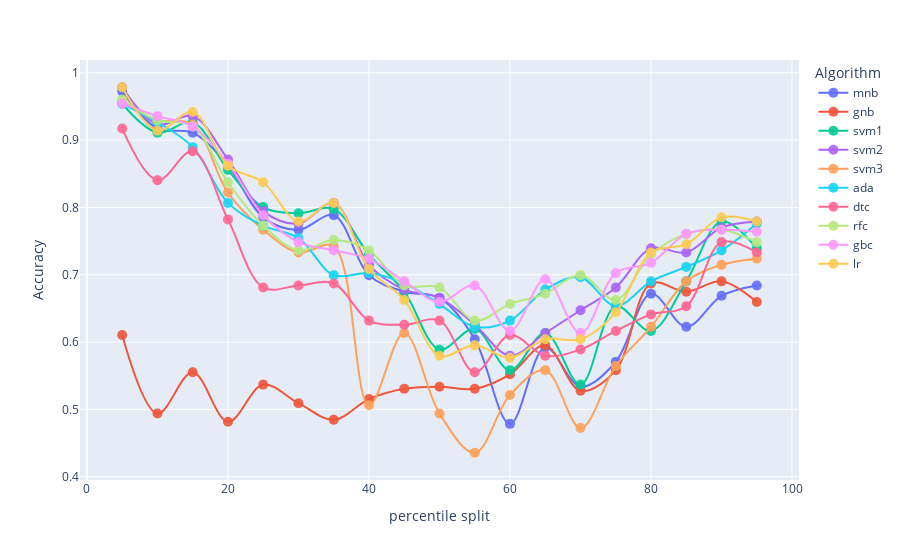

This figure's notebook cell:
### Code cell
fig = px.line(pd.DataFrame(accuracies_per_clf))
fig.update_layout(
    yaxis_title="Accuracy",
    xaxis_title="percentile split",
    legend_title_text='Algorithm'
)
fig.update_traces(line_traces)

fig.show()

### Figure 1 — Plotly figure (JSON) as saved in the notebook; plotly's stock layout.template omitted (floating-point values rounded to 4 significant figures)
{"data": [{"hovertemplate": "variable=mnb<br>index=%{x}<br>value=%{y}<extra></extra>", "legendgroup": "mnb", "line": {"color": "#636efa", "dash": "solid", "shape": "spline", "smoothing": 1}, "marker": {"opacity": 0.9, "size": 10}, "mode": "lines+markers", "name": "mnb", "orientation": "v", "showlegend": true, "type": "scatter", "x": [5, 10, 15, 20, 25, 30, 35, 40, 45, 50, 55, 60, 65, 70, 75, 80, 85, 90, 95], "xaxis": "x", "y": [0.9724, 0.9172, 0.911, 0.862, 0.7853, 0.7669, 0.7883, 0.6994, 0.6748, 0.6656, 0.6043, 0.4785, 0.592, 0.5337, 0.5706, 0.6718, 0.6227, 0.6687, 0.684], "yaxis": "y"}, {"hovertemplate": "variable=gnb<br>index=%{x}<br>value=%{y}<extra></extra>", "legendgroup": "gnb", "line": {"color": "#EF553B", "dash": "solid", "shape": "spline", "smoothing": 1}, "marker": {"opacity": 0.9, "size": 10}, "mode": "lines+markers", "name": "gnb", "orientation": "v", "showlegend": true, "type": "scatter", "x": [5, 10, 15, 20, 25, 30, 35, 40, 45, 50, 55, 60, 65, 70, 75, 80, 85, 90, 95], "xaxis": "x", "y": [0.6104, 0.4939, 0.5552, 0.4816, 0.5368, 0.5092, 0.4847, 0.5153, 0.5307, 0.5337, 0.5307, 0.5521, 0.5951, 0.5276, 0.5583, 0.6871, 0.6748, 0.6902, 0.6595], "yaxis": "y"}, {"hovertemplate": "variable=svm1<br>index=%{x}<br>value=%{y}<extra></extra>", "legendgroup": "svm1", "line": {"color": "#00cc96", "dash": "solid", "shape": "spline", "smoothing": 1}, "marker": {"opacity": 0.9, "size": 10}, "mode": "lines+markers", "name": "svm1", "orientation": "v", "showlegend": true, "type": "scatter", "x": [5, 10, 15, 20, 25, 30, 35, 40, 45, 50, 55, 60, 65, 70, 75, 80, 85, 90, 95], "xaxis": "x", "y": [0.954, 0.911, 0.9264, 0.8558, 0.8006, 0.7914, 0.7975, 0.7301, 0.6748, 0.589, 0.6196, 0.5583, 0.6135, 0.5368, 0.6534, 0.6166, 0.6902, 0.7791, 0.7393], "yaxis": "y"}, {"hovertemplate": "variable=svm2<br>index=%{x}<br>value=%{y}<extra></extra>", "legendgroup": "svm2", "line": {"color": "#ab63fa", "dash": "solid", "shape": "spline", "smoothing": 1}, "marker": {"opacity": 0.9, "size": 10}, "mode": "lines+markers", "name": "svm2", "orientation": "v", "showlegend": true, "type": "scatter", "x": [5, 10, 15, 20, 25, 30, 35, 40, 45, 50, 55, 60, 65, 70, 75, 80, 85, 90, 95], "xaxis": "x", "y": [0.9785, 0.9233, 0.9356, 0.8712, 0.7945, 0.7761, 0.8067, 0.7147, 0.6779, 0.6656, 0.6258, 0.5798, 0.6135, 0.6472, 0.681, 0.7393, 0.7331, 0.7699, 0.7791], "yaxis": "y"}, {"hovertemplate": "variable=svm3<br>index=%{x}<br>value=%{y}<extra></extra>", "legendgroup": "svm3", "line": {"color": "#FFA15A", "dash": "solid", "shape": "spline", "smoothing": 1}, "marker": {"opacity": 0.9, "size": 10}, "mode": "lines+markers", "name": "svm3", "orientation": "v", "showlegend": true, "type": "scatter", "x": [5, 10, 15, 20, 25, 30, 35, 40, 45, 50, 55, 60, 65, 70, 75, 80, 85, 90, 95], "xaxis": "x", "y": [0.9571, 0.9294, 0.9233, 0.8221, 0.7669, 0.7331, 0.7423, 0.5061, 0.6135, 0.4939, 0.4356, 0.5215, 0.5583, 0.4724, 0.5644, 0.6227, 0.6902, 0.7147, 0.7239], "yaxis": "y"}, {"hovertemplate": "variable=ada<br>index=%{x}<br>value=%{y}<extra></extra>", "legendgroup": "ada", "line": {"color": "#19d3f3", "dash": "solid", "shape": "spline", "smoothing": 1}, "marker": {"opacity": 0.9, "size": 10}, "mode": "lines+markers", "name": "ada", "orientation": "v", "showlegend": true, "type": "scatter", "x": [5, 10, 15, 20, 25, 30, 35, 40, 45, 50, 55, 60, 65, 70, 75, 80, 85, 90, 95], "xaxis": "x", "y": [0.954, 0.9264, 0.8896, 0.8067, 0.773, 0.7546, 0.6994, 0.7025, 0.6871, 0.6564, 0.6227, 0.6319, 0.6779, 0.6963, 0.6534, 0.6902, 0.7117, 0.7362, 0.7761], "yaxis": "y"}, {"hovertemplate": "variable=dtc<br>index=%{x}<br>value=%{y}<extra></extra>", "legendgroup": "dtc", "line": {"color": "#FF6692", "dash": "solid", "shape": "spline", "smoothing": 1}, "marker": {"opacity": 0.9, "size": 10}, "mode": "lines+markers", "name": "dtc", "orientation": "v", "showlegend": true, "type": "scatter", "x": [5, 10, 15, 20, 25, 30, 35, 40, 45, 50, 55, 60, 65, 70, 75, 80, 85, 90, 95], "xaxis": "x", "y": [0.9172, 0.8405, 0.8834, 0.7822, 0.681, 0.684, 0.6871, 0.6319, 0.6258, 0.6319, 0.5552, 0.6104, 0.5798, 0.589, 0.6166, 0.6411, 0.6534, 0.7485, 0.7331], "yaxis": "y"}, {"hovertemplate": "variable=rfc<br>index=%{x}<br>value=%{y}<extra></extra>", "legendgroup": "rfc", "line": {"color": "#B6E880", "dash": "solid", "shape": "spline", "smoothing": 1}, "marker": {"opacity": 0.9, "size": 10}, "mode": "lines+markers", "name": "rfc", "orientation": "v", "showlegend": true, "type": "scatter", "x": [5, 10, 15, 20, 25, 30, 35, 40, 45, 50, 55, 60, 65, 70, 75, 80, 85, 90, 95], "xaxis": "x", "y": [0.9601, 0.9294, 0.9202, 0.8374, 0.773, 0.7362, 0.7515, 0.7362, 0.684, 0.681, 0.6319, 0.6564, 0.6718, 0.6994, 0.6626, 0.7301, 0.7607, 0.7669, 0.7485], "yaxis": "y"}, {"hovertemplate": "variable=gbc<br>index=%{x}<br>value=%{y}<extra></extra>", "legendgroup": "gbc", "line": {"color": "#FF97FF", "dash": "solid", "shape": "spline", "smoothing": 1}, "marker": {"opacity": 0.9, "size": 10}, "mode": "lines+markers", "name": "gbc", "orientation": "v", "showlegend": true, "type": "scatter", "x": [5, 10, 15, 20, 25, 30, 35, 40, 45, 50, 55, 60, 65, 70, 75, 80, 85, 90, 95], "xaxis": "x", "y": [0.954, 0.9356, 0.9202, 0.865, 0.7883, 0.7485, 0.7362, 0.7239, 0.6902, 0.6595, 0.684, 0.6166, 0.6933, 0.6135, 0.7025, 0.7178, 0.7607, 0.7669, 0.7638], "yaxis": "y"}, {"hovertemplate": "variable=lr<br>index=%{x}<br>value=%{y}<extra></extra>", "legendgroup": "lr", "line": {"color": "#FECB52", "dash": "solid", "shape": "spline", "smoothing": 1}, "marker": {"opacity": 0.9, "size": 10}, "mode": "lines+markers", "name": "lr", "orientation": "v", "showlegend": true, "type": "scatter", "x": [5, 10, 15, 20, 25, 30, 35, 40, 45, 50, 55, 60, 65, 70, 75, 80, 85, 90, 95], "xaxis": "x", "y": [0.9785, 0.9141, 0.9417, 0.862, 0.8374, 0.7791, 0.8067, 0.7086, 0.6626, 0.5798, 0.5951, 0.5767, 0.6043, 0.6043, 0.6442, 0.7331, 0.7454, 0.7853, 0.7791], "yaxis": "y"}], "layout": {"legend": {"title": {"text": "Algorithm"}, "tracegroupgap": 0}, "margin": {"t": 60}, "xaxis": {"anchor": "y", "domain": [0, 1], "title": {"text": "percentile split"}}, "yaxis": {"anchor": "x", "domain": [0, 1], "title": {"text": "Accuracy"}}}}
